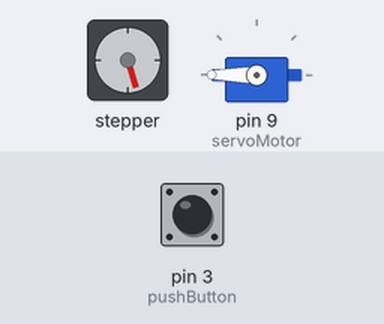
A sketch run on a simulated Arduino Uno, built with avr-gcc and run on an emulated ATmega328P. Parts: stepper motor, servo. Wiring (inferred from the names in the program): stepper motor driver (200 steps per turn assumed): step pin 5; direction pin 4. The test bench sets the inputs (shaded band); at power-on: pin 3 (pushButton) LOW.

Above: at 1.2 s.
1.3 s: pin 3 (pushButton) pulled HIGH for 1 s
At 1.66 s:
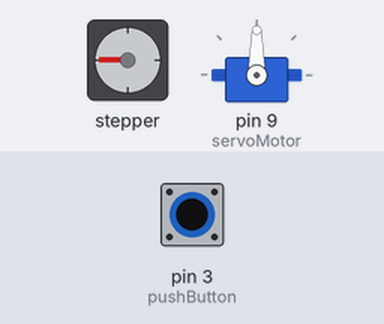
4.3 s: pin 3 (pushButton) pulled HIGH for 3.2 s
At 4.67 s:
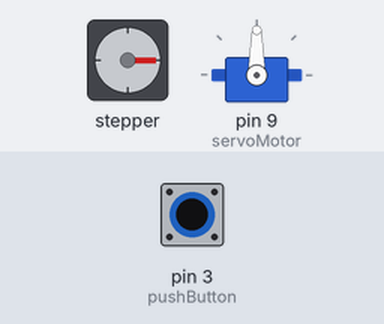
9.0 s: pin 3 (pushButton) pulled HIGH for 1 s
At 9.2 s:
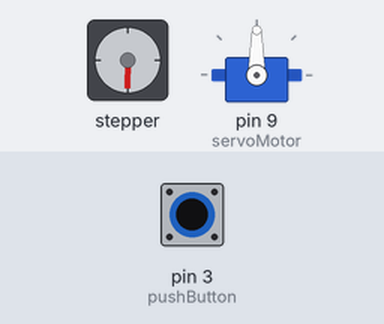
12.0 s: pin 3 (pushButton) pulled HIGH for 3.2 s
At 12.21 s:
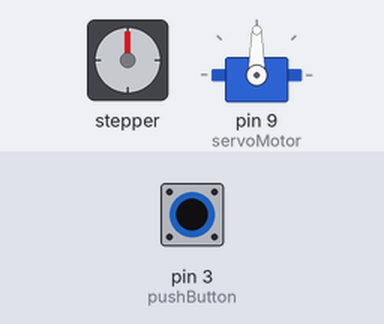
Timing chart, 0 to 17.7 s (numbered marks = the images above; inputs shaded):
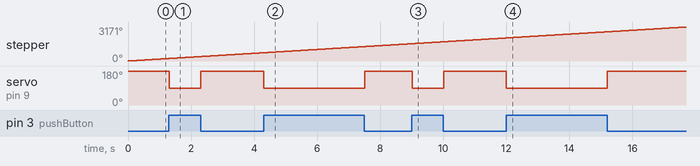

The sketch:

servo.ino
```cpp
#include <Servo.h>

// Declaramos la variable para controlar el servo
int pushButton = 3;
bool state = HIGH;
const int stepPin = 5;
const int dirPin = 4;
int customDelay;
Servo servoMotor;

void setup() {
  // Iniciamos el monitor serie para mostrar el resultado
  Serial.begin(9600);

  // Iniciamos el servo para que empiece a trabajar con el pin 9
  servoMotor.attach(9);
  servoMotor.write(90);
  pinMode(3, INPUT);
  pinMode(stepPin,OUTPUT); //Nofunciona jeje
  pinMode(dirPin,OUTPUT);
  digitalWrite(dirPin,HIGH);

}

void loop() {

  //Serial.println(digitalRead(pushButton));

  if (digitalRead(pushButton)){
    // Desplazamos a la posición 90º
    state = HIGH;
  }
  else {
    // Desplazamos a la posición 180º
    state = LOW;
  }

  if (state == HIGH){
    //customDelay = 2500;
    //digitalWrite(stepPin, HIGH);
    //delayMicroseconds(customDelay);
    //digitalWrite(stepPin, LOW);
    //delayMicroseconds(customDelay);
    servoMotor.write(90);
  }
  else if (state == LOW){
    servoMotor.write(180);

  }
  customDelay = 5000;
  digitalWrite(stepPin, HIGH);
  delayMicroseconds(customDelay);
  digitalWrite(stepPin, LOW);
  delayMicroseconds(customDelay);

}
```

Measured:
- after the input at 1.3 s, servo on pin 9 (servoMotor): 180° → 90° at once, → 180° 0.99 s later
- after the input at 4.3 s, servo on pin 9 (servoMotor): 180° → 90° at once, → 180° 3.2 s later
- after the input at 9.0 s, servo on pin 9 (servoMotor): 180° → 90° at once, → 180° 1.0 s later
- after the input at 12.0 s, servo on pin 9 (servoMotor): 180° → 90° at once, → 180° 3.2 s later
